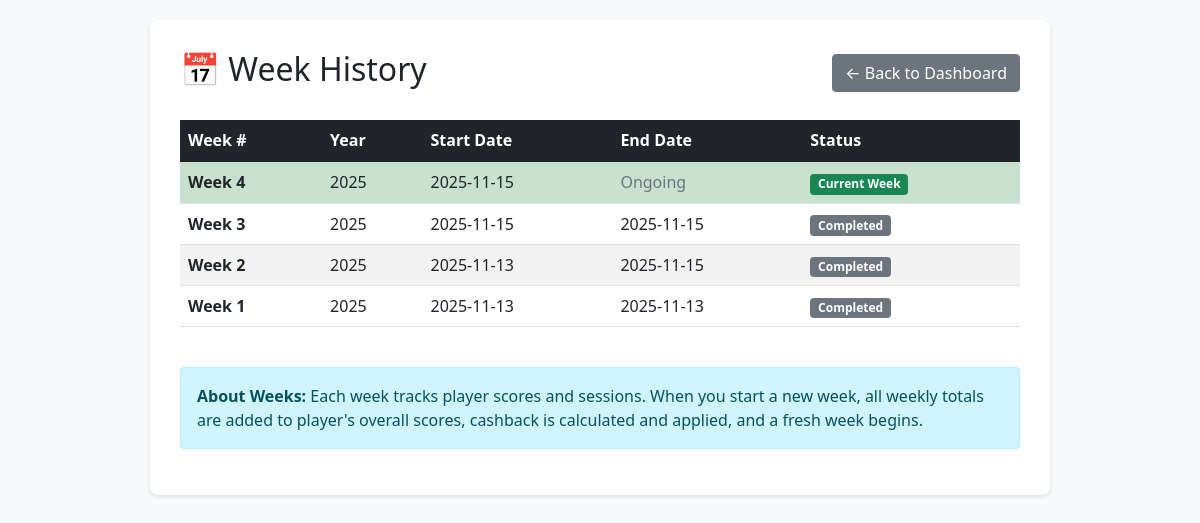
Before: /week-history/ with the older database file.
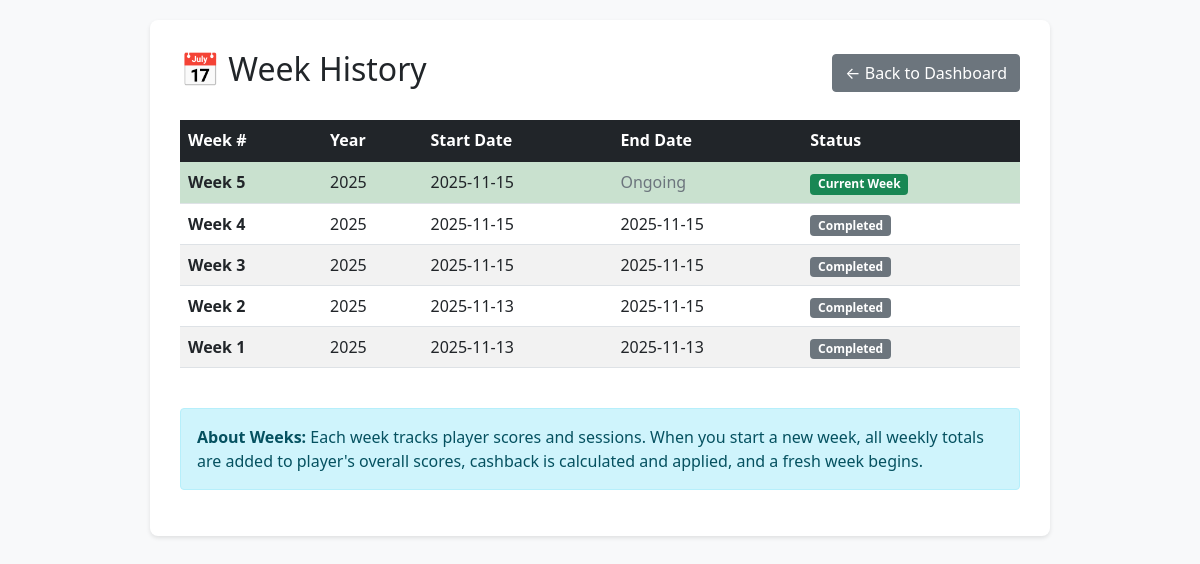
After: the same page with the newer database file.
### scoreboard/models.py (models this page shows, shortened)
class Week(models.Model):
    week_number = models.IntegerField()
    year = models.IntegerField()
    start_date = models.DateField()
    end_date = models.DateField(null=True, blank=True)
    is_current = models.BooleanField(default=True)
    created_at = models.DateTimeField(auto_now_add=True)
    class Meta:
        ordering = ["-year", "-week_number"]
        unique_together = ["week_number", "year"]

### scoreboard/views.py (the view)
# urls.py: path("week-history/", views.week_history, name="week_history"),
def week_history(request):
    weeks = Week.objects.all()
    context = {
        "weeks": weeks,
    }
    return render(request, "mahjong/week_history.html", context)

### scoreboard/templates/mahjong/week_history.html (shortened to what this page needs)
<!DOCTYPE html>
<html lang="en">
<head>
    <link href="https://cdn.jsdelivr.net/npm/bootstrap@5.1.3/dist/css/bootstrap.min.css" rel="stylesheet">
</head>
<body>
    <div class="container">
        <div class="history-container">
            <div class="d-flex justify-content-between align-items-center mb-4">
                <h2>📅 Week History</h2>
                <a href="{% url 'dashboard' %}" class="btn btn-secondary">← Back to Dashboard</a>
            </div>
            <div class="table-responsive">
                <table class="table table-striped table-hover">
                    <thead class="table-dark">
                        <tr>
                            <th>Week #</th>
                            <th>Year</th>
                            <th>Start Date</th>
                            <th>End Date</th>
                            <th>Status</th>
                        </tr>
                    </thead>
                    <tbody>
                        {% for week in weeks %}
                            <tr class="{% if week.is_current %}current-week{% endif %}">
                                <td><strong>Week {{ week.week_number }}</strong></td>
                                <td>{{ week.year }}</td>
                                <td>{{ week.start_date|date:"Y-m-d" }}</td>
                                <td>
                                    {% if week.end_date %}
                                        {{ week.end_date|date:"Y-m-d" }}
                                    {% else %}
                                        <span class="text-muted">Ongoing</span>
                                    {% endif %}
                                </td>
                                <td>
                                    {% if week.is_current %}
                                        <span class="badge bg-success">Current Week</span>
                                    {% else %}
                                        <span class="badge bg-secondary">Completed</span>
                                    {% endif %}
                                </td>
                            </tr>
                        {% empty %}
                            <tr>
                                <td colspan="5" class="text-center text-muted py-4">
                                    No week history available yet.
                                </td>
                            </tr>
                        {% endfor %}
                    </tbody>
                </table>
            </div>
            <div class="alert alert-info mt-4">
                <strong>About Weeks:</strong> Each week tracks player scores and sessions. When you start a new week,
                all weekly totals are added to player's overall scores, cashback is calculated and applied, and a fresh
                week begins.
            </div>
        </div>
    </div>
</body>
</html>

Changed rows visible on the page:
added Week: week_number "5", year "2025", start_date "2025-11-15", shows "Ongoing", is_current "Current Week"
changed Week (number 2 of 5 on the later page): end_date (not shown) → "2025-11-15"; is_current "Current Week" → "Completed"; no longer shows "Ongoing"
